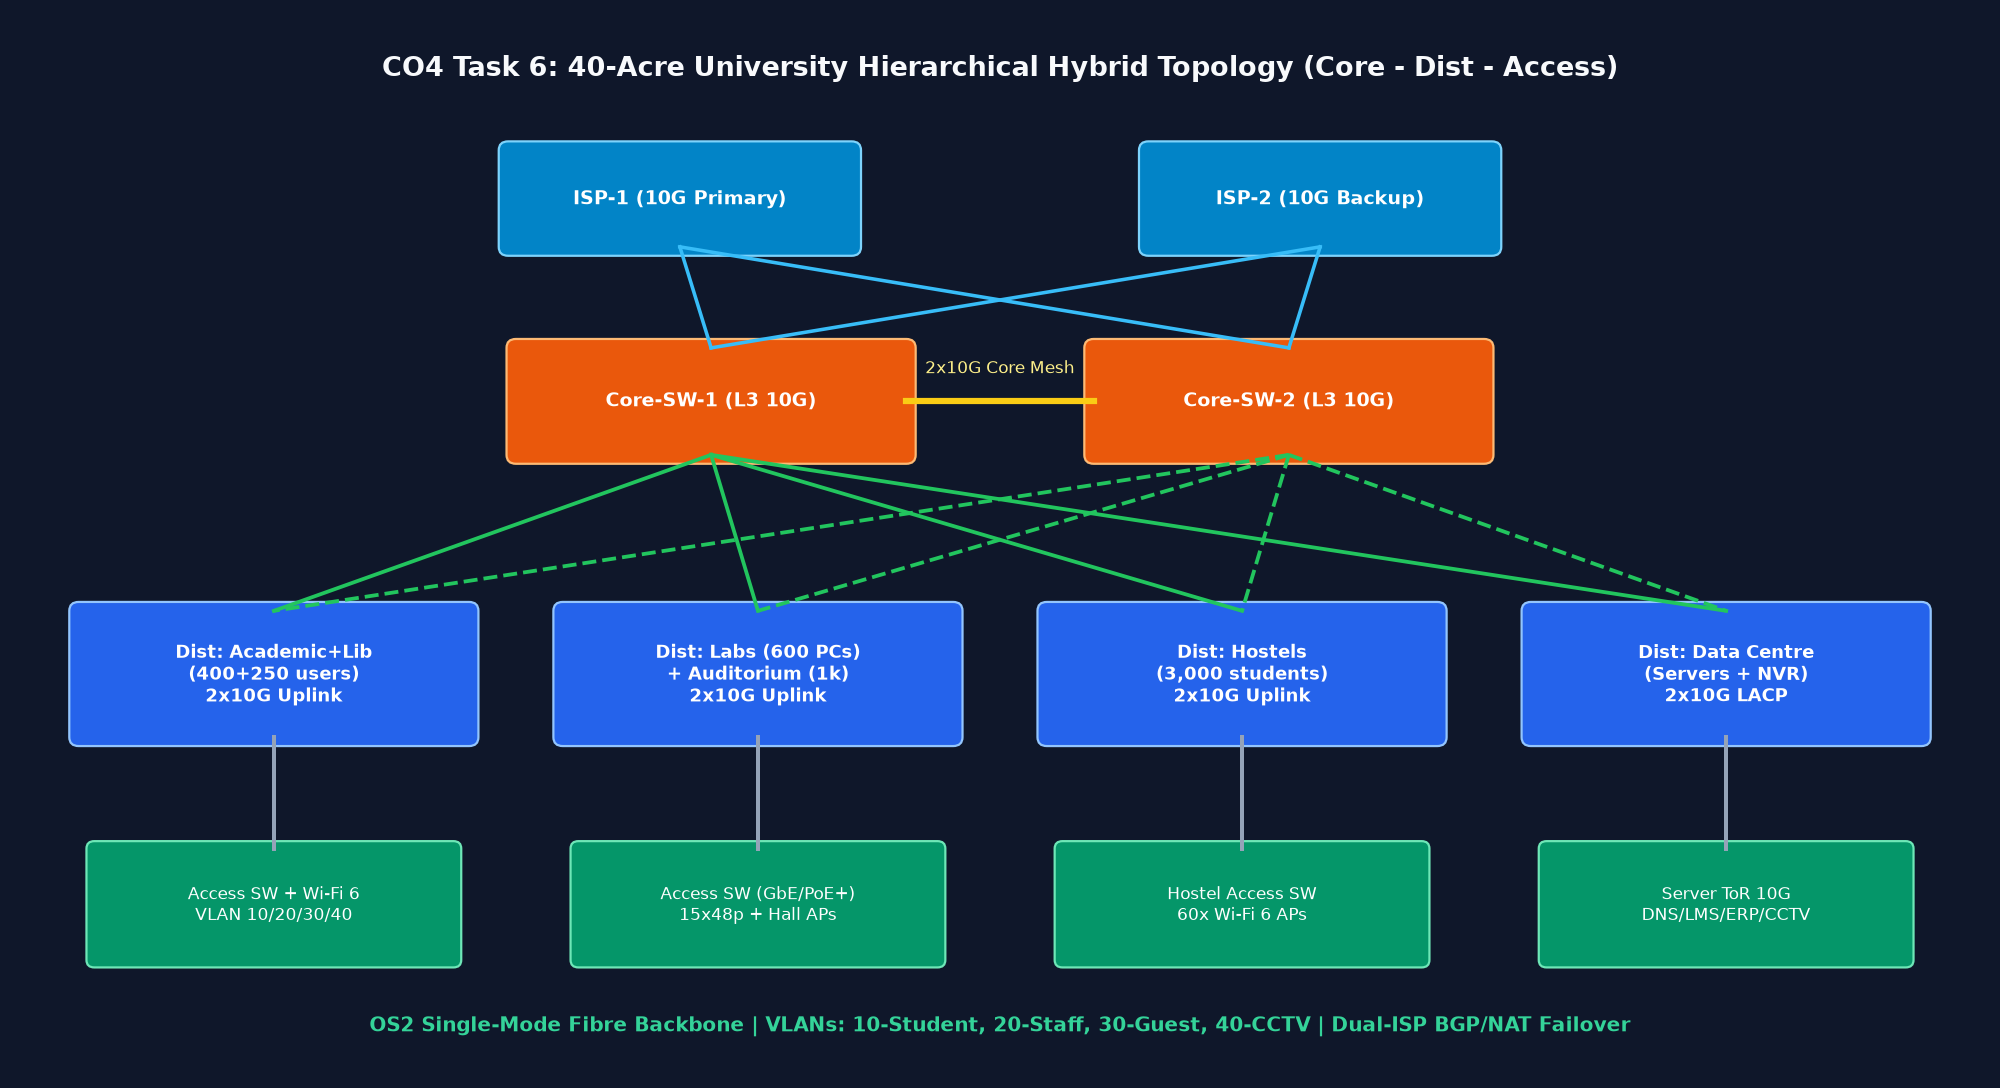

Recreate this plot in Python.
"""CO4 Task 6: 40-Acre University Campus Network Design Challenge (Stages 1-5 + Collapsed Core Analysis)."""
import os
import matplotlib
matplotlib.use("Agg")
import matplotlib.pyplot as plt
import matplotlib.patches as mpatches


def draw_campus_diagram(out_png):
    fig, ax = plt.subplots(figsize=(12.5, 6.8), dpi=160)
    ax.set_facecolor("#0F172A")
    fig.patch.set_facecolor("#0F172A")
    ax.set_xlim(0, 12.5)
    ax.set_ylim(0, 7.0)
    ax.axis("off")

    ax.text(6.25, 6.65, "CO4 Task 6: 40-Acre University Hierarchical Hybrid Topology (Core - Dist - Access)",
            ha="center", color="#F8FAFC", fontsize=12, fontweight="bold")

    # Dual ISP
    for ix, lbl in [(4.2, "ISP-1 (10G Primary)"), (8.3, "ISP-2 (10G Backup)")]:
        ax.add_patch(mpatches.FancyBboxPatch((ix - 1.1, 5.5), 2.2, 0.65, boxstyle="round,pad=0.06", fc="#0284C7", ec="#7DD3FC"))
        ax.text(ix, 5.82, lbl, ha="center", va="center", color="white", fontsize=8.5, fontweight="bold")

    # Core Mesh
    for cx, lbl in [(4.4, "Core-SW-1 (L3 10G)"), (8.1, "Core-SW-2 (L3 10G)")]:
        ax.add_patch(mpatches.FancyBboxPatch((cx - 1.25, 4.1), 2.5, 0.72, boxstyle="round,pad=0.06", fc="#EA580C", ec="#FDBA74"))
        ax.text(cx, 4.46, lbl, ha="center", va="center", color="white", fontsize=8.5, fontweight="bold")
    ax.plot([5.65, 6.85], [4.46, 4.46], color="#FACC15", lw=2.8)
    ax.text(6.25, 4.65, "2x10G Core Mesh", ha="center", color="#FEF08A", fontsize=7.8)

    # ISP to Core full cross-mesh
    for ix in (4.2, 8.3):
        for cx in (4.4, 8.1):
            ax.plot([ix, cx], [5.5, 4.82], color="#38BDF8", lw=1.6)

    # Distribution switches (Buildings)
    dists = [
        (1.6, "Dist: Academic+Lib\n(400+250 users)\n2x10G Uplink"),
        (4.7, "Dist: Labs (600 PCs)\n+ Auditorium (1k)\n2x10G Uplink"),
        (7.8, "Dist: Hostels\n(3,000 students)\n2x10G Uplink"),
        (10.9, "Dist: Data Centre\n(Servers + NVR)\n2x10G LACP"),
    ]
    for dx, lbl in dists:
        ax.add_patch(mpatches.FancyBboxPatch((dx - 1.25, 2.2), 2.5, 0.85, boxstyle="round,pad=0.06", fc="#2563EB", ec="#93C5FD"))
        ax.text(dx, 2.62, lbl, ha="center", va="center", color="white", fontsize=8, fontweight="bold")
        # Dual-homed OS2 SMF uplinks to both Core switches
        ax.plot([4.4, dx], [4.1, 3.05], color="#22C55E", lw=1.7)
        ax.plot([8.1, dx], [4.1, 3.05], color="#22C55E", lw=1.7, ls="--")

    # Access Layer
    accs = [
        (1.6, "Access SW + Wi-Fi 6\nVLAN 10/20/30/40"),
        (4.7, "Access SW (GbE/PoE+)\n15x48p + Hall APs"),
        (7.8, "Hostel Access SW\n60x Wi-Fi 6 APs"),
        (10.9, "Server ToR 10G\nDNS/LMS/ERP/CCTV"),
    ]
    for ax_x, lbl in accs:
        ax.plot([ax_x, ax_x], [2.2, 1.45], color="#94A3B8", lw=1.8)
        ax.add_patch(mpatches.FancyBboxPatch((ax_x - 1.15, 0.7), 2.3, 0.75, boxstyle="round,pad=0.05", fc="#059669", ec="#6EE7B7"))
        ax.text(ax_x, 1.07, lbl, ha="center", va="center", color="white", fontsize=7.8)

    ax.text(6.25, 0.22, "OS2 Single-Mode Fibre Backbone | VLANs: 10-Student, 20-Staff, 30-Guest, 40-CCTV | Dual-ISP BGP/NAT Failover",
            ha="center", color="#34D399", fontsize=9, fontweight="bold")
    plt.tight_layout()
    plt.savefig(out_png, facecolor=fig.get_facecolor())
    plt.close(fig)


def main():
    print("=== CO4 TASK 6: UNIVERSITY CAMPUS NETWORK DESIGN CHALLENGE ===")
    print("Stage 1 — Building Sizing & Peak Traffic Estimates:")
    buildings = [
        ("Academic Block", 400, 350, 250.0, "Wired Staff + Wi-Fi 6"),
        ("Laboratories", 600, 600, 600.0, "600 Wired PCs (1G)"),
        ("Library", 250, 300, 200.0, "Wired Kiosks + Wi-Fi 6"),
        ("Hostels (3,000 students)", 3000, 4500, 1800.0, "High-density Wi-Fi 6 + Wired"),
        ("Auditorium", 1000, 1000, 400.0, "High-density Wi-Fi 6"),
        ("Data Centre", 20, 40, 2500.0, "LMS, ERP, DNS, NVR (East-West)"),
    ]
    for b, u, d, mbps, note in buildings:
        print(f"  - {b:<26}: Users={u:4d} | Devices={d:4d} | Peak={mbps:6.1f} Mbps | {note}")

    print("\nStage 2 & 3 — Architecture, VLANs, Media & WAN:")
    print("  - Topology : 3-Tier Hierarchical Hybrid (Full-mesh 2x10G Core <-> Dual-homed OS2 SMF Distribution <-> Star Access).")
    print("  - VLANs    : VLAN 10 Student (10.10.0.0/17), VLAN 20 Staff (10.10.128.0/19), VLAN 30 Guest (10.10.160.0/20), VLAN 40 CCTV (10.10.176.0/20).")
    print("  - Media    : OS2 Single-Mode Fibre across 40-acre campus (>100m); Cat6A UTP horizontal (<90m) + Wi-Fi 6 (802.11ax).")
    print("  - WAN      : Dual 10G/1G ISP uplinks with stateful firewall + BGP/floating failover.")

    print("\nStage 4 — Address Plan, BOM & Uplink Oversubscription Ratios:")
    # Labs: 600 access ports @ 1G -> 600G edge? No, typical PC bursts 100M/1G, uplink = 2x10G = 20G -> 600*1G / 20G = 30:1 (or 600*100M/20G = 3:1 peak)
    # Academic+Lib: 10G active / 20G LACP; Hostels: 20G LACP
    uplinks = [
        ("Labs (600 x 1G access)", 600.0, 20.0),
        ("Academic + Library (650 x 1G/Wi-Fi)", 650.0, 20.0),
        ("Hostels (60 APs x 1G)", 60.0, 20.0),
        ("Data Centre (20 x 10G servers)", 200.0, 40.0),
    ]
    for name, agg_g, up_g in uplinks:
        print(f"  - {name:<36}: Edge={agg_g:5.1f}G | Uplink={up_g:4.1f}G | Oversubscription = {agg_g/up_g:.1f}:1")

    print("\nStage 5 — Packet Tracer Reduced Simulation (Core + 2 Buildings + Dual ISP):")
    print("  - Config provided in campus_core_ospf.cfg (OSPF Area 0 + VLAN 10/20/30/40 + ACL Guest isolation + RSTP/LACP).")
    print("  - Core-link failure test: Shutting Core-SW-1 -> Dist1 link triggers OSPF/RSTP failover to Core-SW-2 in < 1 s.")

    print("\n--- Alternative Concept Analysis: Collapsed Core (Core + Distribution Combined) ---")
    print("  - Devices saved: Eliminates 2 dedicated Core switches (saves ~Rs 8-12 Lakhs upfront).")
    print("  - Blast radius : If a single collapsed-core switch fails, ALL 6 buildings (3,000 hostel students, 600 labs, DC) go dark!")
    print("  - 10-Year Verdict: NOT worth saving 2 switches over 10 years for a 4,000+ user campus; keep dual redundant Core/Dist.")

    out_png = os.path.join(os.path.dirname(__file__), "task06_university_campus.png")
    draw_campus_diagram(out_png)
    print(f"\nSaved campus topology diagram: {out_png}")


if __name__ == "__main__":
    main()
